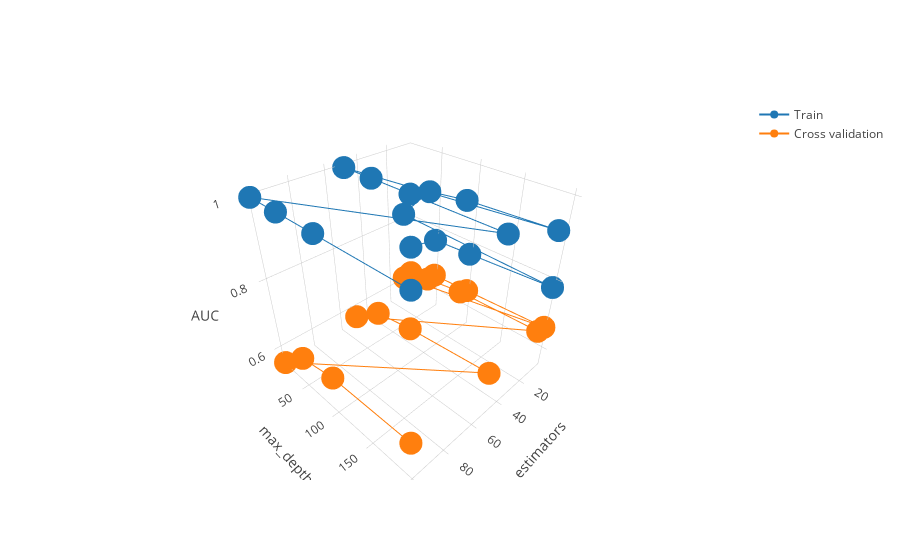

The code cell stored with this chart in its notebook:
### Markdown cell above
## Opeartions on Set 2

### Code cell
BestDE( xtr2, xcv2, ytrain, ycv )

### Figure 1 — Plotly figure (JSON) as saved in the notebook; plotly's stock layout.template omitted (floating-point values rounded to 4 significant figures)
{"data": [{"name": "Train", "type": "scatter3d", "uid": "9ea60e4d-0e33-42d9-8d90-63ac7fb3156e", "x": [5, 5, 5, 5, 11, 11, 11, 11, 51, 51, 51, 51, 101, 101, 101, 101], "y": [10, 50, 100, 200, 10, 50, 100, 200, 10, 50, 100, 200, 10, 50, 100, 200], "z": [0.7076, 0.767, 0.7728, 0.7856, 0.8207, 0.9137, 0.9279, 0.9374, 0.9988, 1.0, 1, 1, 0.9996, 1, 1.0, 1]}, {"name": "Cross validation", "type": "scatter3d", "uid": "9f22937b-2f69-483d-ad5c-337ddc9955c0", "x": [5, 5, 5, 5, 11, 11, 11, 11, 51, 51, 51, 51, 101, 101, 101, 101], "y": [10, 50, 100, 200, 10, 50, 100, 200, 10, 50, 100, 200, 10, 50, 100, 200], "z": [0.6205, 0.6551, 0.6602, 0.671, 0.6154, 0.6549, 0.6698, 0.6753, 0.5726, 0.6365, 0.6539, 0.6717, 0.5563, 0.6338, 0.6558, 0.6599]}], "layout": {"scene": {"xaxis": {"title": {"text": "n_estimators"}}, "yaxis": {"title": {"text": "max_depth"}}, "zaxis": {"title": {"text": "AUC"}}}}}
